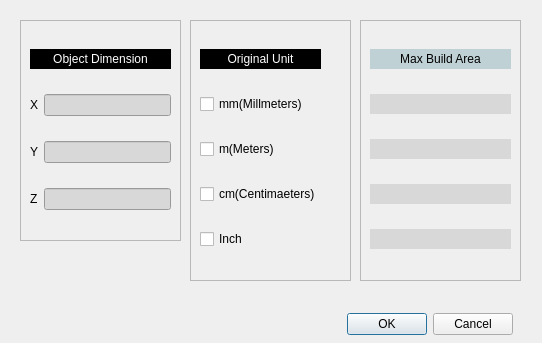
<?xml version="1.0" encoding="UTF-8"?>
<ui version="4.0">
 <class>Dialog</class>
 <widget class="QDialog" name="Dialog">
  <property name="geometry">
   <rect>
    <x>0</x>
    <y>0</y>
    <width>542</width>
    <height>343</height>
   </rect>
  </property>
  <property name="windowTitle">
   <string>Dialog</string>
  </property>
  <widget class="QFrame" name="frame">
   <property name="geometry">
    <rect>
     <x>20</x>
     <y>20</y>
     <width>161</width>
     <height>221</height>
    </rect>
   </property>
   <property name="frameShape">
    <enum>QFrame::StyledPanel</enum>
   </property>
   <property name="frameShadow">
    <enum>QFrame::Raised</enum>
   </property>
   <layout class="QGridLayout" name="gridLayout">
    <item row="3" column="1">
     <widget class="QLineEdit" name="x_dimension">
      <property name="styleSheet">
       <string notr="true">background-color: rgb(216, 216, 216);</string>
      </property>
     </widget>
    </item>
    <item row="5" column="1">
     <widget class="QLineEdit" name="z_dimension">
      <property name="styleSheet">
       <string notr="true">background-color: rgb(216, 216, 216);</string>
      </property>
     </widget>
    </item>
    <item row="3" column="0">
     <widget class="QLabel" name="label_2">
      <property name="text">
       <string>X</string>
      </property>
     </widget>
    </item>
    <item row="4" column="0">
     <widget class="QLabel" name="label">
      <property name="text">
       <string>Y</string>
      </property>
     </widget>
    </item>
    <item row="4" column="1">
     <widget class="QLineEdit" name="y_dimension">
      <property name="styleSheet">
       <string notr="true">background-color: rgb(216, 216, 216);</string>
      </property>
     </widget>
    </item>
    <item row="5" column="0">
     <widget class="QLabel" name="label_3">
      <property name="text">
       <string>Z</string>
      </property>
     </widget>
    </item>
    <item row="2" column="0" colspan="2">
     <widget class="QLabel" name="label_4">
      <property name="sizePolicy">
       <sizepolicy hsizetype="Preferred" vsizetype="Fixed">
        <horstretch>0</horstretch>
        <verstretch>0</verstretch>
       </sizepolicy>
      </property>
      <property name="minimumSize">
       <size>
        <width>0</width>
        <height>20</height>
       </size>
      </property>
      <property name="baseSize">
       <size>
        <width>0</width>
        <height>10</height>
       </size>
      </property>
      <property name="styleSheet">
       <string notr="true">color: rgb(255, 255, 255);
background-color: rgb(0, 0, 0);</string>
      </property>
      <property name="text">
       <string>Object Dimension</string>
      </property>
      <property name="alignment">
       <set>Qt::AlignCenter</set>
      </property>
      <property name="wordWrap">
       <bool>false</bool>
      </property>
     </widget>
    </item>
   </layout>
  </widget>
  <widget class="QFrame" name="frame_2">
   <property name="geometry">
    <rect>
     <x>360</x>
     <y>20</y>
     <width>161</width>
     <height>261</height>
    </rect>
   </property>
   <property name="frameShape">
    <enum>QFrame::StyledPanel</enum>
   </property>
   <property name="frameShadow">
    <enum>QFrame::Raised</enum>
   </property>
   <layout class="QVBoxLayout" name="verticalLayout">
    <item>
     <widget class="QLabel" name="maxBuildLA">
      <property name="sizePolicy">
       <sizepolicy hsizetype="Preferred" vsizetype="Fixed">
        <horstretch>0</horstretch>
        <verstretch>0</verstretch>
       </sizepolicy>
      </property>
      <property name="minimumSize">
       <size>
        <width>0</width>
        <height>20</height>
       </size>
      </property>
      <property name="styleSheet">
       <string notr="true">color: rgb(0, 0, 0);
background-color: rgb(192, 209, 213);</string>
      </property>
      <property name="text">
       <string>Max Build Area</string>
      </property>
      <property name="alignment">
       <set>Qt::AlignCenter</set>
      </property>
     </widget>
    </item>
    <item>
     <widget class="QLabel" name="maxMmLA">
      <property name="sizePolicy">
       <sizepolicy hsizetype="Preferred" vsizetype="Fixed">
        <horstretch>0</horstretch>
        <verstretch>0</verstretch>
       </sizepolicy>
      </property>
      <property name="minimumSize">
       <size>
        <width>0</width>
        <height>20</height>
       </size>
      </property>
      <property name="styleSheet">
       <string notr="true">background-color: rgb(216, 216, 216);</string>
      </property>
      <property name="text">
       <string/>
      </property>
     </widget>
    </item>
    <item>
     <widget class="QLabel" name="maxMeterLA">
      <property name="sizePolicy">
       <sizepolicy hsizetype="Preferred" vsizetype="Fixed">
        <horstretch>0</horstretch>
        <verstretch>0</verstretch>
       </sizepolicy>
      </property>
      <property name="minimumSize">
       <size>
        <width>0</width>
        <height>20</height>
       </size>
      </property>
      <property name="styleSheet">
       <string notr="true">background-color: rgb(216, 216, 216);
</string>
      </property>
      <property name="text">
       <string/>
      </property>
     </widget>
    </item>
    <item>
     <widget class="QLabel" name="maxCmLA">
      <property name="sizePolicy">
       <sizepolicy hsizetype="Preferred" vsizetype="Fixed">
        <horstretch>0</horstretch>
        <verstretch>0</verstretch>
       </sizepolicy>
      </property>
      <property name="minimumSize">
       <size>
        <width>0</width>
        <height>20</height>
       </size>
      </property>
      <property name="styleSheet">
       <string notr="true">background-color: rgb(216, 216, 216);
</string>
      </property>
      <property name="text">
       <string/>
      </property>
     </widget>
    </item>
    <item>
     <widget class="QLabel" name="maxInchLA">
      <property name="sizePolicy">
       <sizepolicy hsizetype="Preferred" vsizetype="Fixed">
        <horstretch>0</horstretch>
        <verstretch>0</verstretch>
       </sizepolicy>
      </property>
      <property name="minimumSize">
       <size>
        <width>0</width>
        <height>20</height>
       </size>
      </property>
      <property name="styleSheet">
       <string notr="true">background-color: rgb(216, 216, 216);</string>
      </property>
      <property name="text">
       <string/>
      </property>
     </widget>
    </item>
   </layout>
  </widget>
  <widget class="QFrame" name="frame_3">
   <property name="geometry">
    <rect>
     <x>190</x>
     <y>20</y>
     <width>161</width>
     <height>261</height>
    </rect>
   </property>
   <property name="frameShape">
    <enum>QFrame::StyledPanel</enum>
   </property>
   <property name="frameShadow">
    <enum>QFrame::Raised</enum>
   </property>
   <layout class="QGridLayout" name="gridLayout_2">
    <item row="1" column="0">
     <widget class="QLabel" name="label_12">
      <property name="sizePolicy">
       <sizepolicy hsizetype="Preferred" vsizetype="Fixed">
        <horstretch>0</horstretch>
        <verstretch>0</verstretch>
       </sizepolicy>
      </property>
      <property name="minimumSize">
       <size>
        <width>0</width>
        <height>20</height>
       </size>
      </property>
      <property name="styleSheet">
       <string notr="true">background-color: rgb(0, 0, 0);
color: rgb(255, 255, 255);</string>
      </property>
      <property name="text">
       <string>Original Unit</string>
      </property>
      <property name="alignment">
       <set>Qt::AlignCenter</set>
      </property>
     </widget>
    </item>
    <item row="3" column="0">
     <widget class="QCheckBox" name="meterCHB">
      <property name="text">
       <string>m(Meters)</string>
      </property>
     </widget>
    </item>
    <item row="2" column="0" colspan="2">
     <widget class="QCheckBox" name="mmCHB">
      <property name="text">
       <string>mm(Millmeters)</string>
      </property>
     </widget>
    </item>
    <item row="4" column="0">
     <widget class="QCheckBox" name="cmCHB">
      <property name="text">
       <string>cm(Centimaeters)</string>
      </property>
     </widget>
    </item>
    <item row="5" column="0">
     <widget class="QCheckBox" name="inchCHB">
      <property name="text">
       <string>Inch</string>
      </property>
     </widget>
    </item>
   </layout>
  </widget>
  <widget class="QDialogButtonBox" name="buttonBox">
   <property name="geometry">
    <rect>
     <x>320</x>
     <y>310</y>
     <width>193</width>
     <height>28</height>
    </rect>
   </property>
   <property name="standardButtons">
    <set>QDialogButtonBox::Cancel|QDialogButtonBox::Ok</set>
   </property>
  </widget>
 </widget>
 <resources/>
 <connections/>
</ui>
